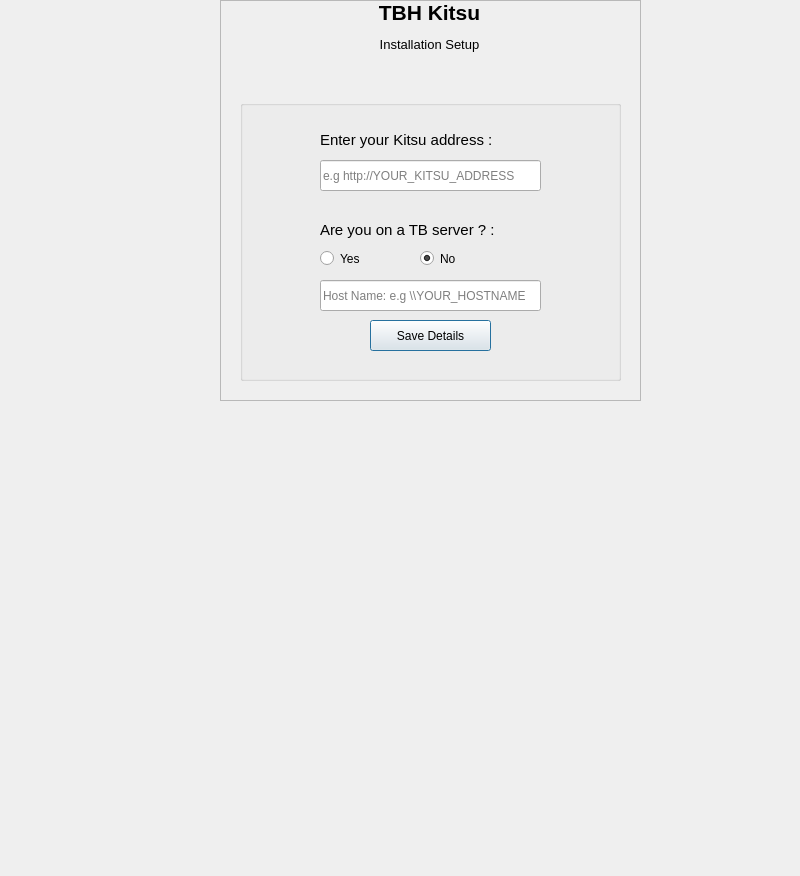
<?xml version="1.0" encoding="UTF-8"?>
<ui version="4.0">
 <class>MainWindow</class>
 <widget class="QMainWindow" name="MainWindow">
  <property name="geometry">
   <rect>
    <x>0</x>
    <y>0</y>
    <width>800</width>
    <height>876</height>
   </rect>
  </property>
  <property name="windowTitle">
   <string>MainWindow</string>
  </property>
  <widget class="QWidget" name="centralwidget">
   <widget class="QFrame" name="frame">
    <property name="geometry">
     <rect>
      <x>220</x>
      <y>0</y>
      <width>421</width>
      <height>401</height>
     </rect>
    </property>
    <property name="frameShape">
     <enum>QFrame::StyledPanel</enum>
    </property>
    <property name="frameShadow">
     <enum>QFrame::Raised</enum>
    </property>
    <widget class="QGroupBox" name="groupBox">
     <property name="geometry">
      <rect>
       <x>20</x>
       <y>100</y>
       <width>381</width>
       <height>281</height>
      </rect>
     </property>
     <property name="title">
      <string/>
     </property>
     <widget class="QPushButton" name="pushButton">
      <property name="geometry">
       <rect>
        <x>130</x>
        <y>220</y>
        <width>121</width>
        <height>31</height>
       </rect>
      </property>
      <property name="text">
       <string>Save Details</string>
      </property>
      <property name="autoDefault">
       <bool>false</bool>
      </property>
      <property name="default">
       <bool>true</bool>
      </property>
      <property name="flat">
       <bool>false</bool>
      </property>
     </widget>
     <widget class="QLabel" name="label_2">
      <property name="geometry">
       <rect>
        <x>80</x>
        <y>20</y>
        <width>191</width>
        <height>41</height>
       </rect>
      </property>
      <property name="text">
       <string>&lt;html&gt;&lt;head/&gt;&lt;body&gt;&lt;p&gt;&lt;span style=&quot; font-size:11pt;&quot;&gt;Enter your Kitsu address : &lt;/span&gt;&lt;/p&gt;&lt;/body&gt;&lt;/html&gt;</string>
      </property>
     </widget>
     <widget class="QLineEdit" name="lineEdit">
      <property name="geometry">
       <rect>
        <x>80</x>
        <y>60</y>
        <width>221</width>
        <height>31</height>
       </rect>
      </property>
      <property name="placeholderText">
       <string>e.g http://YOUR_KITSU_ADDRESS</string>
      </property>
     </widget>
     <widget class="QLabel" name="label_3">
      <property name="geometry">
       <rect>
        <x>80</x>
        <y>110</y>
        <width>191</width>
        <height>41</height>
       </rect>
      </property>
      <property name="text">
       <string>&lt;html&gt;&lt;head/&gt;&lt;body&gt;&lt;p&gt;&lt;span style=&quot; font-size:11pt;&quot;&gt;Are you on a TB server ? :&lt;/span&gt;&lt;/p&gt;&lt;/body&gt;&lt;/html&gt;</string>
      </property>
     </widget>
     <widget class="QRadioButton" name="radioButton">
      <property name="geometry">
       <rect>
        <x>80</x>
        <y>150</y>
        <width>82</width>
        <height>17</height>
       </rect>
      </property>
      <property name="text">
       <string>Yes</string>
      </property>
     </widget>
     <widget class="QRadioButton" name="radioButton_2">
      <property name="geometry">
       <rect>
        <x>180</x>
        <y>150</y>
        <width>82</width>
        <height>17</height>
       </rect>
      </property>
      <property name="text">
       <string>No</string>
      </property>
      <property name="checked">
       <bool>true</bool>
      </property>
     </widget>
     <widget class="QLineEdit" name="lineEdit_2">
      <property name="geometry">
       <rect>
        <x>80</x>
        <y>180</y>
        <width>221</width>
        <height>31</height>
       </rect>
      </property>
      <property name="placeholderText">
       <string>Host Name: e.g \\YOUR_HOSTNAME</string>
      </property>
     </widget>
    </widget>
    <widget class="QLabel" name="label">
     <property name="enabled">
      <bool>true</bool>
     </property>
     <property name="geometry">
      <rect>
       <x>0</x>
       <y>0</y>
       <width>419</width>
       <height>99</height>
      </rect>
     </property>
     <property name="text">
      <string>&lt;html&gt;&lt;head/&gt;&lt;body&gt;&lt;p&gt;&lt;span style=&quot; font-size:16pt; font-weight:600;&quot;&gt;TBH Kitsu&lt;/span&gt;&lt;/p&gt;&lt;p&gt;&lt;span style=&quot; font-size:10pt;&quot;&gt;Installation Setup&lt;/span&gt;&lt;/p&gt;&lt;/body&gt;&lt;/html&gt;</string>
     </property>
     <property name="scaledContents">
      <bool>false</bool>
     </property>
     <property name="alignment">
      <set>Qt::AlignHCenter|Qt::AlignTop</set>
     </property>
     <property name="margin">
      <number>20</number>
     </property>
    </widget>
   </widget>
  </widget>
 </widget>
 <resources/>
 <connections/>
</ui>
